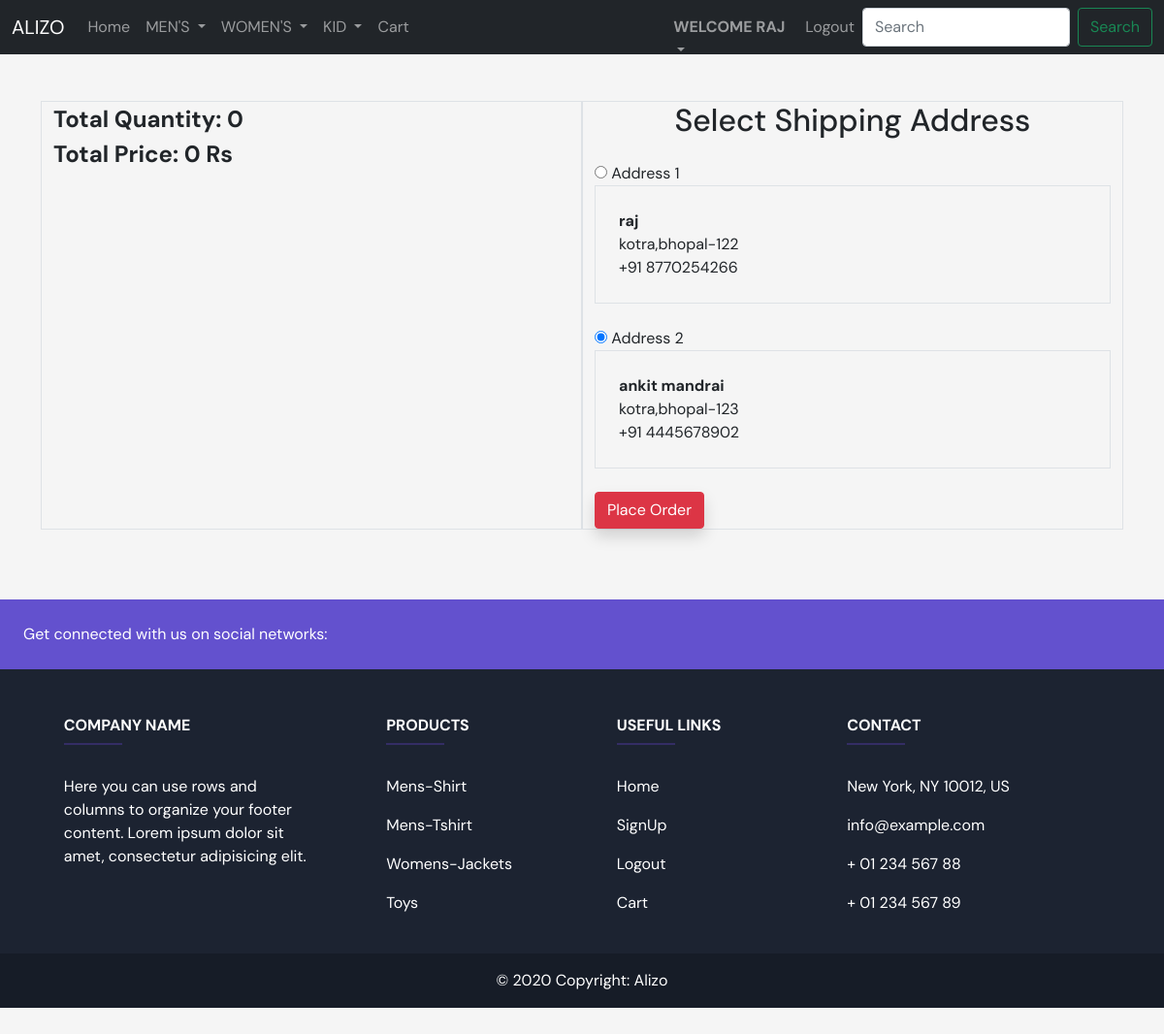
Page /checkout (signed in) on the committed database.
### estore/models.py (models this page shows, shortened)
class Costumer(models.Model):
    user=models.ForeignKey(User,on_delete=models.CASCADE)
    name=models.CharField(max_length=50)
    contact=models.IntegerField()
    locality=models.CharField(max_length=200)
    city=models.CharField(max_length=50)
    pincode=models.IntegerField()

### estore/views.py (the view, shortened to what this page needs)
# urls.py: path('checkout',views.checkout,name='checkout'),
def checkout(request):
    tempamount=0
    amount=0
    data=Cart.objects.filter(user=request.user)
    cart_product=[p for p in Cart.objects.all() if p.user==request.user]
    counter=0
    print(cart_product)
    addresses=Costumer.objects.filter(user=request.user)
    return render(request,"estore/checkout.html",{"data":data,"amount":amount,"counter":counter,"addresses":addresses})

### estore/templates/estore/checkout.html (shortened to what this page needs)
{% extends 'estore/base.html' %} {% block title %} allproduct {% endblock %}
 {% block body %}
<div class="container my-4 p-4">
  <div class="row">
    <div class="col-6 border">
      <div class="fw-bolder fs-4">
        Total Quantity: {{counter}}<br />
        Total Price: {{amount}} Rs
      </div>
    </div>
    <div class="col-6 border">
      <h2 class="text-center mb-4">Select Shipping Address</h2>
      <form action="orderplaced">
        {% for i in addresses %}
        <input type="radio" name="addressbtn" id="address{{forloop.counter}}" value="{{i.id}}" checked />
        <label for="address{{forloop.counter}}"
          >Address {{forloop.counter}}</label
        >
        <div class="border mb-4 p-4">
          <div class="fw-bolder">{{i.name}}</div>
          {{i.locality}},{{i.city}}-{{i.pincode}}<br />
          +91 {{i.contact}}
        </div>
        {% endfor %}
        <input
          type="submit"
          class="btn btn-danger shadow"
          value="Place Order"
        />
      </form>
    </div>
  </div>
</div>
{% endblock %}

### estore/templates/estore/base.html (shortened to what this page needs)
{% load static %}
<!DOCTYPE html>
<html lang="en">
  <head>
    <link rel="stylesheet" href="{% static 'estore/css/bootstrap.css' %}" />
    <link rel="stylesheet" href="{% static 'estore/css/style.css' %}" />
    <link rel="stylesheet" href="{% static 'estore/css/newstyle.css' %}" />
  </head>
  <body>
    <nav class="navbar navbar-expand-lg navbar-dark bg-dark">
      <div class="container-fluid">
        <a class="navbar-brand" href="{% url 'base' %}">ALIZO</a>
        <div class="collapse navbar-collapse" id="navbarSupportedContent">
          <ul class="navbar-nav me-auto mb-2 mb-lg-0">
            <li class="nav-item">
              <a class="nav-link" aria-current="page" href="{% url 'base' %}"
                >Home</a
              >
            </li>
            <li class="nav-item dropdown">
              <a
                class="nav-link dropdown-toggle"
                href="#"
                id="navbarDropdown"
                role="button"
                data-bs-toggle="dropdown"
                aria-expanded="false"
              >
                MEN'S
              </a>
            </li>
            <li class="nav-item dropdown">
              <a
                class="nav-link dropdown-toggle"
                href="#"
                id="navbarDropdown"
                role="button"
                data-bs-toggle="dropdown"
                aria-expanded="false"
              >
                WOMEN'S
              </a>
            </li>
            <li class="nav-item dropdown">
              <a
                class="nav-link dropdown-toggle"
                href="#"
                id="navbarDropdown"
                role="button"
                data-bs-toggle="dropdown"
                aria-expanded="false"
              >
                KID
              </a>
            </li>
            <li class="nav-item">
              <a
                class="nav-link"
                aria-current="page"
                href="{% url 'showcart' %}"
                >Cart</a
              >
            </li>
          </ul>
          <form class="d-flex" action="{% url 'search' %}" method="POST">
            <div class="collapse navbar-collapse" id="navbarSupportedContent">
              <ul class="navbar-nav me-auto mb-2 mb-lg-0">
                {% if request.user.is_authenticated %}
                <li class="nav-item dropdown" style="height: 1vh;">
                  <a
                    class="nav-link dropdown-toggle"
                    href="#"
                    id="navbarDropdown"
                    role="button"
                    data-bs-toggle="dropdown"
                    aria-expanded="false"
                  >
                  <span class="bolder username">Welcome {{user}}</span>
                  </a>
                <li class="nav-item">
                  <a
                    class="nav-link"
                    aria-current="page"
                    href="{% url 'logout' %}"
                    >Logout</a
                  >
                </li>
                {% else %}
                <li class="nav-item">
                  <a class="nav-link" href="{% url 'signup' %}">SignUp/Login</a>
                </li>
                {% endif %}
              </ul>
            </div>
            <input
              class="form-control me-2"
              name="searchdata"
              type="search"
              placeholder="Search"
              aria-label="Search"
            />
            <button class="btn btn-outline-success" type="submit">
              Search
            </button>
          </form>
        </div>
      </div>
    </nav>
    {% block body %}{% endblock %}
    <div class="my-5">
      <footer
        class="text-center text-lg-start text-white"
        style="background-color: #1c2331"
      >
        <section
          class="d-flex justify-content-between p-4"
          style="background-color: #6351ce"
        >
          <div class="me-5">
            <span>Get connected with us on social networks:</span>
          </div>
          <div>
          </div>
        </section>
        <section class="">
          <div class="container text-center text-md-start mt-5">
            <div class="row mt-3">
              <div class="col-md-3 col-lg-4 col-xl-3 mx-auto mb-4">
                <h6 class="text-uppercase fw-bold">Company name</h6>
                <hr
                  class="mb-4 mt-0 d-inline-block mx-auto"
                  style="width: 60px; background-color: #7c4dff; height: 2px"
                />
                <p>
                  Here you can use rows and columns to organize your footer
                  content. Lorem ipsum dolor sit amet, consectetur adipisicing
                  elit.
                </p>
              </div>
              <div class="col-md-2 col-lg-2 col-xl-2 mx-auto mb-4">
                <h6 class="text-uppercase fw-bold">Products</h6>
                <hr
                  class="mb-4 mt-0 d-inline-block mx-auto"
                  style="width: 60px; background-color: #7c4dff; height: 2px"
                />
                <p>
                  <a href="{% url 'shirts' %}" class="text-white">Mens-Shirt</a>
                </p>
                <p>
                  <a href="{% url 'tshirts' %}" class="text-white"
                    >Mens-Tshirt</a
                  >
                </p>
                <p>
                  <a href="{% url 'womens-jackets' %}" class="text-white"
                    >Womens-Jackets</a
                  >
                </p>
                <p>
                  <a href="{% url 'KidsToy' %}" class="text-white">Toys</a>
                </p>
              </div>
              <div class="col-md-3 col-lg-2 col-xl-2 mx-auto mb-4">
                <h6 class="text-uppercase fw-bold">Useful links</h6>
                <hr
                  class="mb-4 mt-0 d-inline-block mx-auto"
                  style="width: 60px; background-color: #7c4dff; height: 2px"
                />
                <p>
                  <a href="{% url 'base' %}" class="text-white">Home</a>
                </p>
                <p>
                  <a href="{% url 'signup' %}" class="text-white">SignUp</a>
                </p>
                <p>
                  <a href="{% url 'logout' %}" class="text-white">Logout</a>
                </p>
                <p>
                  <a href="{% url 'showcart' %}" class="text-white">Cart</a>
                </p>
              </div>
              <div class="col-md-4 col-lg-3 col-xl-3 mx-auto mb-md-0 mb-4">
                <h6 class="text-uppercase fw-bold">Contact</h6>
                <hr
                  class="mb-4 mt-0 d-inline-block mx-auto"
                  style="width: 60px; background-color: #7c4dff; height: 2px"
                />
                <p> New York, NY 10012, US</p>
                <p> info@example.com</p>
                <p> + 01 234 567 88</p>
                <p> + 01 234 567 89</p>
              </div>
            </div>
          </div>
        </section>
        <div
          class="text-center p-3"
          style="background-color: rgba(0, 0, 0, 0.2)"
        >
          © 2020 Copyright:
          <a class="text-white" href="/">Alizo</a>
        </div>
      </footer>
    </div>
  </body>
</html>

### estore/static/estore/css/style.css (style rules this page uses)
body { background-color: whitesmoke; font-family: "DM Serif Text", serif; }
a { text-decoration: none !important; }

### estore/static/estore/css/newstyle.css (style rules this page uses)
.bolder { font-weight: bolder; }
.username { display: block; width: 10vw; text-transform: uppercase; }

### rows in the picture
Costumer: name "raj", locality "kotra", city "bhopal", pincode "122", contact "8770254266"
Costumer: name "ankit mandrai", locality "kotra", city "bhopal", pincode "123", contact "4445678902"

### other values in the picture
{{ user }} "RAJ"
{{ counter }} "0"
{{ amount }} "0"
